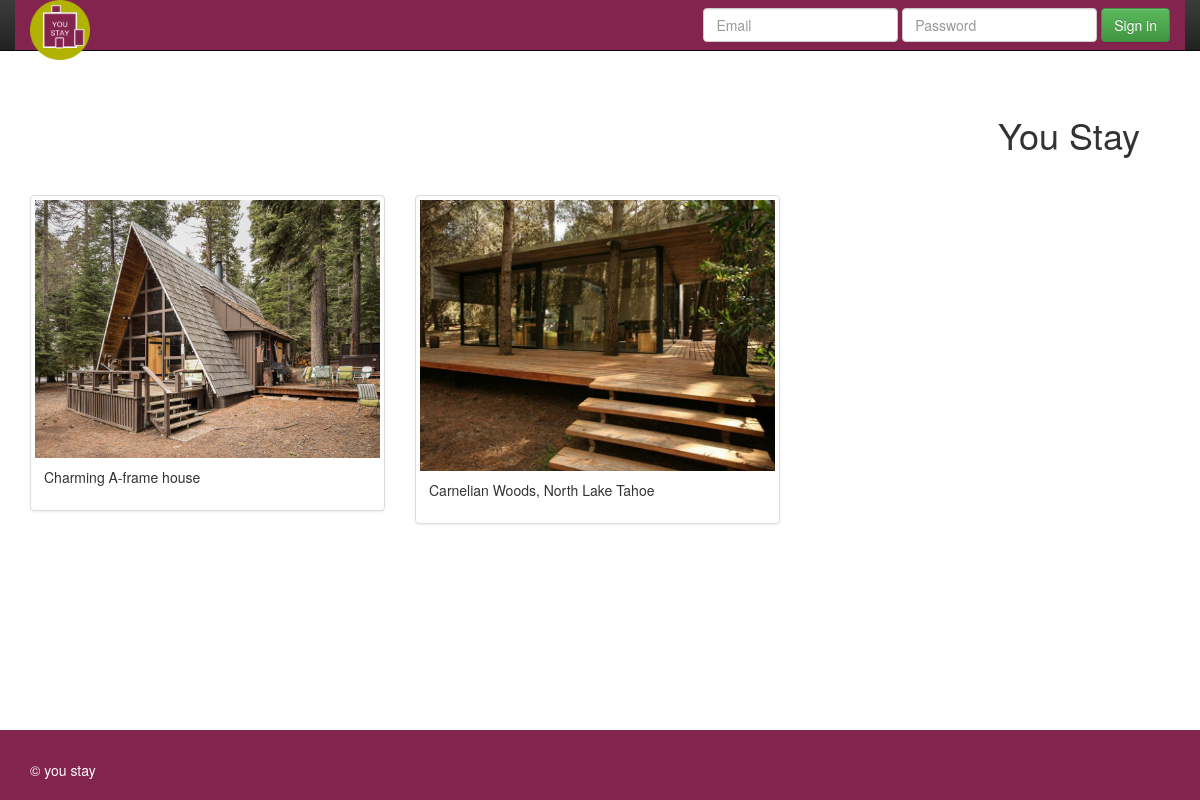
The app's page /httpdocs/11youstay/index.php with its own data.
### tables this page shows
CREATE TABLE `youstay11` (
  `id` int(11) NOT NULL,
  `name` varchar(100) NOT NULL,
  `descript` varchar(1000) NOT NULL,
  `address` varchar(250) NOT NULL,
  `pic` varchar(150) NOT NULL,
  `owner_id` int(11) NOT NULL
);

### httpdocs/11youstay/index.php (the view, shortened to what this page needs)
<?php
include('connections/conn.php');
$queryread = "SELECT * FROM youstay11";
$result = mysqli_query($conn, $queryread) or die(mysqli_error($conn));
?>
<!DOCTYPE html>
<html>
<head>
<link rel="stylesheet" href="https://ajax.googleapis.com/ajax/libs/jqueryui/1.12.1/themes/smoothness/jquery-ui.css">
<link rel="stylesheet" href="https://maxcdn.bootstrapcdn.com/bootstrap/3.3.6/css/bootstrap.min.css" />
<link rel="stylesheet" href="https://maxcdn.bootstrapcdn.com/bootstrap/3.3.6/css/bootstrap-theme.min.css" />
<link rel="stylesheet" href="styles/mylist.css" />
</head>
<body>
   <nav class="navbar navbar-inverse navbar-fixed-top foot ">
      <div class="container foot">
        <div class="navbar-header foot">
	    <a href="#" class="navbar-brand navbar-left "><img src="images/lnn-logo3.png"  class="img-responsive title"></a>
        </div>
        <div id="navbar" class="navbar-collapse collapse">
          <div class="navbar-form navbar-right ">
			<form method='POST'>
            <span class="form-group">
              <input type="text" placeholder="Email" class="form-control" name="owneremail"/>
            </span>
            <div class="form-group">
              <input type="password" placeholder="Password" class="form-control"/>
            </div>
            <button type="submit" class="btn btn-success" name='sign'>Sign in</button>
			</form>
          </div>
        </div>
      </div>
    </nav>
    <div class="container">
		<div class=" pad pull-right"><h1>You Stay</h1></div>
	</div>
    <div class="container pad">
    <?php
	if( mysqli_num_rows($result) > 0){
        while($row = mysqli_fetch_assoc($result)){
            $titledata= $row["name"];
            $picdata =  $row["pic"];
			$houseid = $row["id"];
        echo "
				<div class='row'>
				  <div class='col-md-4'>
					<div class='thumbnail'>
					  <a href='house.php?thehouse=$houseid'>
						<img src='pics/$picdata' alt='Lights' style='width:100%'>
						<div class='caption'>
						  <p>$titledata</p>
						</div>
					  </a>
					</div>
				  </div>
			";
		}
	}
	?>
      </div>
	  <footer class="navbar-fixed-bottom foot">
        <div class="container pad pad2">&copy; you stay</div>
      </footer>
</body>
</html>

### httpdocs/11youstay/styles/mylist.css (style rules this page uses)
body { padding-top: 65px; padding-bottom: 100px; }
.pad, .pad2 { padding-top:30px; padding-right:30px; }
.pad2 { padding-bottom:20px; }
.foot { background-color:#82244E; color:white; }
.title { width:20%; }
.navbar-brand { padding-top: 0; }

### records on screen
youstay11: pic (picture), name "Charming A-frame house"
youstay11: pic (picture), name "Carnelian Woods, North Lake Tahoe"
